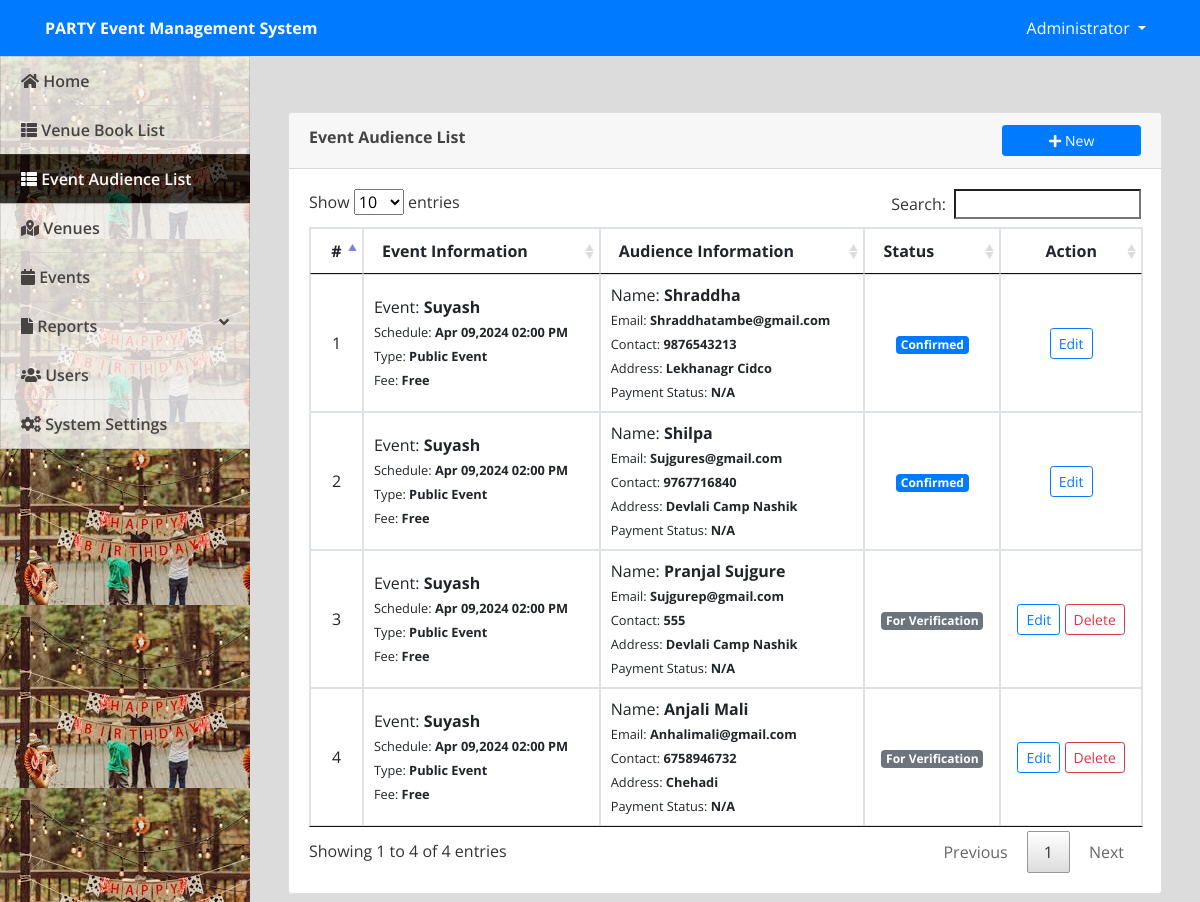
Screenshot of /admin/index.php?page=audience (signed in) with the database file from the repository.
### tables this page shows
CREATE TABLE `audience` (
  `id` int(11) NOT NULL,
  `name` text NOT NULL,
  `contact` varchar(50) NOT NULL,
  `email` varchar(100) NOT NULL,
  `address` text NOT NULL,
  `event_id` int(30) NOT NULL,
  `payment_status` tinyint(1) NOT NULL DEFAULT '0' COMMENT '0= pending, 1 =Paid',
  `attendance_status` tinyint(1) NOT NULL DEFAULT '0' COMMENT '1= present',
  `status` tinyint(1) NOT NULL DEFAULT '0' COMMENT '0 = for verification,  1 = confirmed,2= declined'
);

CREATE TABLE `events` (
  `id` int(30) NOT NULL,
  `venue_id` int(30) NOT NULL,
  `event` text NOT NULL,
  `description` text NOT NULL,
  `schedule` datetime NOT NULL,
  `type` tinyint(1) NOT NULL DEFAULT '1' COMMENT '1=Public, 2-Private',
  `audience_capacity` int(30) NOT NULL,
  `payment_type` tinyint(1) NOT NULL DEFAULT '1' COMMENT '1=Free,payable',
  `amount` double NOT NULL DEFAULT '0',
  `banner` text NOT NULL,
  `date_created` datetime NOT NULL
);

### admin/audience.php (the view, shortened to what this page needs)
<?php include('db_connect.php');?>
<div class="container-fluid">
	<div class="col-lg-12">
		<div class="row">
			<div class="col-md-12">
				<div class="card">
					<div class="card-header">
						<b>Event Audience List</b>
						<span class="">
							<button class="btn btn-primary btn-block btn-sm col-sm-2 float-right" type="button" id="new_register">
					<i class="fa fa-plus"></i> New</button>
				</span>
					</div>
					<div class="card-body">
						<table class="table table-bordered table-condensed table-hover">
							<thead>
								<tr>
									<th class="text-center">#</th>
									<th class="">Event Information</th>
									<th class="">Audience Information</th>
									<th class="">Status</th>
									<th class="text-center">Action</th>
								</tr>
							</thead>
							<tbody>
								<?php
								$i = 1;
								$registering = $conn->query("SELECT a.*,e.event,e.payment_type,e.type,e.amount,e.schedule from audience a inner join events e on e.id = a.event_id");
								while($row=$registering->fetch_assoc()):
								?>
								<tr>
									<td class="text-center"><?php echo $i++ ?></td>
									<td class="">
										 <p>Event: <b><?php echo ucwords($row['event']) ?></b></p>
										 <p><small>Schedule: <b><?php echo date("M d,Y h:i A",strtotime($row['schedule'])) ?></b></small></p>
										 <p><small>Type: <b><?php echo $row['type']  == 1 ? "Public Event" : "Private Event" ?></small></b></p>
										 <p><small>Fee: <b><?php echo $row['payment_type']  == 1 ? "Free" : number_format($row['amount'],2) ?></small></b></p>
									</td>
									<td class="">
										 <p>Name: <b><?php echo  ucwords($row['name']) ?></b></p>
										 <p><small>Email: <b><?php echo  ucwords($row['email']) ?></b></small></p>
										 <p><small>Contact: <b><?php echo  ucwords($row['contact']) ?></b></small></p>
										 <p><small>Address: <b><?php echo  ucwords($row['address']) ?></b></small></p>
										 <p><small>Payment Status: <b><?php echo $row['payment_type']  == 1 ? "N/A" : ($row['payment_status'] == 1 ? "Paid" : "Unpaid") ?></small></b></p>
									</td>
									<td class="text-center">
										 <?php if($row['status'] == 0): ?>
										 	<span class="badge badge-secondary">For Verification</span>
										 <?php elseif($row['status'] == 1): ?>
										 	<span class="badge badge-primary">Confirmed</span>
										<?php elseif($row['status'] == 2): ?>
										 	<span class="badge badge-danger">Cancelled</span>
										 <?php endif; ?>
									</td>
									<td class="text-center">
										<button class="btn btn-sm btn-outline-primary edit_register" type="button" data-id="<?php echo $row['id'] ?>" >Edit</button>
										<?php if(in_array($row['status'],array(0,2))): ?>
										<button class="btn btn-sm btn-outline-danger delete_register" type="button" data-id="<?php echo $row['id'] ?>">Delete</button>
										 <?php endif; ?>
									</td>
								</tr>
								<?php endwhile; ?>
							</tbody>
						</table>
					</div>
				</div>
			</div>
		</div>
	</div>
</div>

### admin/assets/css/style.css (style rules this page uses)
body { font-family: "Open Sans", sans-serif; color: #444444; width: 100%; height: calc(100%); }

### admin/index.php (style rules this page uses)
body { background: #80808045; }

### admin/audience.php (style rules this page uses)
td { vertical-align: middle !important; }
td p { margin: unset }

### rows the page displays
audience: event.event "Suyash", event.schedule "Apr 09,2024 02:00 PM", name "Shraddha", email "Shraddhatambe@gmail.com", contact "9876543213", address "Lekhanagr Cidco", status "Confirmed"
audience: event.event "Suyash", event.schedule "Apr 09,2024 02:00 PM", name "Shilpa", email "Sujgures@gmail.com", contact "9767716840", address "Devlali Camp Nashik", status "Confirmed"
audience: event.event "Suyash", event.schedule "Apr 09,2024 02:00 PM", name "Pranjal Sujgure", email "Sujgurep@gmail.com", contact "555", address "Devlali Camp Nashik", status "For Verification"
audience: event.event "Suyash", event.schedule "Apr 09,2024 02:00 PM", name "Anjali Mali", email "Anhalimali@gmail.com", contact "6758946732", address "Chehadi", status "For Verification"

### other values shown
$_SESSION['system']['name'] "PARTY Event Management System"
$_SESSION['login_name'] "Administrator"
